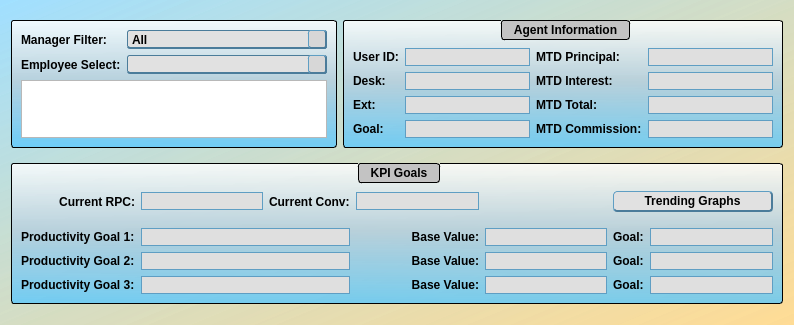
<?xml version="1.0" encoding="UTF-8"?>
<ui version="4.0">
 <class>agentDetailsMain</class>
 <widget class="QDialog" name="agentDetailsMain">
  <property name="geometry">
   <rect>
    <x>0</x>
    <y>0</y>
    <width>786</width>
    <height>325</height>
   </rect>
  </property>
  <property name="windowTitle">
   <string>Agent Details</string>
  </property>
  <property name="windowIcon">
   <iconset>
    <normaloff>J:/COLLECTOR RESOURCES/KPI Tracker/cmredb/Meduit_logo.ico</normaloff>J:/COLLECTOR RESOURCES/KPI Tracker/cmredb/Meduit_logo.ico</iconset>
  </property>
  <property name="styleSheet">
   <string notr="true">QDialog{
	background-color: qlineargradient(spread:pad, x1:1, y1:1, x2:0, y2:0.011, stop:0 rgba(255, 218, 144, 200), stop:1 rgba(129, 213, 255, 126));
}
QWidget{
	font: 11pt &quot;Corbel&quot;;
	font-weight: bold;
}
QGroupBox{
	background-color: qlineargradient(spread:pad, x1:0.5, y1:0, x2:0.5, y2:1, stop:0 rgba(255, 255, 255, 209), stop:0.485876 rgba(181, 207, 220, 239), stop:1 rgba(85, 199, 255, 196));
	border: 1px solid black;
	border-radius: 3px;
	margin-top: 1ex;
	padding-top: 18;
	font: 11pt &quot;Corbel&quot;;
	font-weight: bold;
}
QGroupBox::title{
	background-color: rgb(195, 195, 195);
	border: 1px solid black;
	border-radius: 3px;
	padding: 2 10px;
	subcontrol-origin: margin;
	subcontrol-position: top;
	font: 11pt &quot;Corbel&quot;;
	font-weight: bold;
}
QLineEdit{
	background-color: rgb(223, 223, 223);
	border: 1px solid rgb(95, 158, 195);
	font: 10pt &quot;MS Shell Dlg 2&quot;;
}
QTextEdit{
	font: 12pt &quot;Corbel&quot;;
}
QStatusBar{
	font: 10pt &quot;MS Shell Dlg 2&quot;;
}
QPushButton{
	border-bottom: 2px solid rgb(75, 124, 154);
	border-top: 1px solid rgb(95, 158, 195);
	border-right: 2px solid rgb(75, 124, 154);
	border-left: 1px solid rgb(95, 158, 195);
	border-radius: 4px;
	padding: 2px;
	padding-left: 13px;
	padding-right: 13px;
	background-color: rgb(225, 225, 225);
	font: 11pt &quot;Corbel&quot;;
	font-weight: bold;
}
QPushButton::hover{
	border-bottom: 2px solid rgb(75, 124, 154);
	border-top: 1px solid rgb(95, 158, 195);
	border-right: 2px solid rgb(75, 124, 154);
	border-left: 1px solid rgb(95, 158, 195);
	border-radius: 4px;
	padding: 2px;
	padding-left: 13px;
	padding-right: 13px;
	background-color: rgb(215, 215, 215);
	font: 11pt &quot;Corbel&quot;;
	font-weight: bold;
}
QPushButton::pressed{
	border-bottom: 1px solid rgb(75, 124, 154);
	border-top: 2px solid rgb(95, 158, 195);
	border-right: 1px solid rgb(75, 124, 154);
	border-left: 2px solid rgb(95, 158, 195);
	border-radius: 4px;
	padding: 2px;
	padding-left: 10px;
	padding-right: 10px;
	width: 80px;
	background-color: rgb(225, 225, 225);
	font: 11pt &quot;Corbel&quot;;
	font-weight: bold;
}
QComboBox{
	border-bottom: 2px solid rgb(75, 124, 154);
	border-top: 1px solid rgb(75, 124, 154);
	border-right: 1px solid rgb(75, 124, 154);
	border-left: 1px solid rgb(75, 124, 154);
	border-radius: 3px;
	background-color: rgb(225, 225, 225);
}
QComboBox::drop-down{
	background-color: rgb(215, 215, 215);
	border-bottom: 2px solid rgb(75, 124, 154);
	border-top: 1px solid rgb(95, 158, 195);
	border-right: 2px solid rgb(75, 124, 154);
	border-left: 1px solid rgb(95, 158, 195);
	border-radius: 3px;
	subcontrol-origin: margin;
	width: 16px;
}
QComboBox::drop-down::hover{
	background-color: rgb(205, 205, 205);
	border-bottom: 2px solid rgb(75, 124, 154);
	border-top: 1px solid rgb(95, 158, 195);
	border-right: 2px solid rgb(75, 124, 154);
	border-left: 1px solid rgb(95, 158, 195);
	border-radius: 3px;
	subcontrol-origin: margin;
	width: 16px;
}
QComboBox::drop-down::pressed{
	background-color: rgb(215, 215, 215);
	border-bottom: 1px solid rgb(75, 124, 154);
	border-top: 2px solid rgb(95, 158, 195);
	border-right: 1px solid rgb(75, 124, 154);
	border-left: 2px solid rgb(95, 158, 195);
	border-radius: 3px;
	subcontrol-origin: margin;
	width: 16px;
}
QComboBox::down-arrow{
	image: url(:/meduit/arrow.png);
	width: 14 px;
	height:14 px;
}</string>
  </property>
  <layout class="QGridLayout" name="gridLayout_2">
   <item row="0" column="0">
    <widget class="QGroupBox" name="groupBox_2">
     <property name="sizePolicy">
      <sizepolicy hsizetype="Preferred" vsizetype="Maximum">
       <horstretch>0</horstretch>
       <verstretch>0</verstretch>
      </sizepolicy>
     </property>
     <property name="styleSheet">
      <string notr="true">QGroupBox{
	background-color: qlineargradient(spread:pad, x1:0.5, y1:0, x2:0.5, y2:1, stop:0 rgba(255, 255, 255, 209), stop:0.485876 rgba(181, 207, 220, 239), stop:1 rgba(85, 199, 255, 196));
	border: 1px solid black;
	border-radius: 3px;
	margin-top: 1ex;
	padding-top: 0;
	font: 11pt &quot;Corbel&quot;;
	font-weight: bold;
}
QGroupBox::title{
	background-color: rgb(195, 195, 195);
	border: 1px solid black;
	border-radius: 3px;
	padding: 2 10px;
	subcontrol-origin: margin;
	subcontrol-position: top;
	font: 11pt &quot;Corbel&quot;;
	font-weight: bold;
}</string>
     </property>
     <property name="title">
      <string/>
     </property>
     <layout class="QGridLayout" name="gridLayout_4">
      <item row="2" column="1" colspan="2">
       <widget class="QTextBrowser" name="employeeMisc">
        <property name="sizePolicy">
         <sizepolicy hsizetype="MinimumExpanding" vsizetype="Preferred">
          <horstretch>0</horstretch>
          <verstretch>0</verstretch>
         </sizepolicy>
        </property>
        <property name="maximumSize">
         <size>
          <width>16777215</width>
          <height>58</height>
         </size>
        </property>
        <property name="html">
         <string>&lt;!DOCTYPE HTML PUBLIC &quot;-//W3C//DTD HTML 4.0//EN&quot; &quot;http://www.w3.org/TR/REC-html40/strict.dtd&quot;&gt;
&lt;html&gt;&lt;head&gt;&lt;meta name=&quot;qrichtext&quot; content=&quot;1&quot; /&gt;&lt;style type=&quot;text/css&quot;&gt;
p, li { white-space: pre-wrap; }
&lt;/style&gt;&lt;/head&gt;&lt;body style=&quot; font-family:'Corbel'; font-size:12pt; font-weight:400; font-style:normal;&quot;&gt;
&lt;p style=&quot;-qt-paragraph-type:empty; margin-top:0px; margin-bottom:0px; margin-left:0px; margin-right:0px; -qt-block-indent:0; text-indent:0px;&quot;&gt;&lt;br /&gt;&lt;/p&gt;&lt;/body&gt;&lt;/html&gt;</string>
        </property>
        <property name="openExternalLinks">
         <bool>true</bool>
        </property>
       </widget>
      </item>
      <item row="1" column="1">
       <widget class="QLabel" name="label_20">
        <property name="sizePolicy">
         <sizepolicy hsizetype="Maximum" vsizetype="Preferred">
          <horstretch>0</horstretch>
          <verstretch>0</verstretch>
         </sizepolicy>
        </property>
        <property name="text">
         <string>Employee Select:</string>
        </property>
       </widget>
      </item>
      <item row="1" column="2">
       <widget class="QComboBox" name="employeeSelect">
        <property name="minimumSize">
         <size>
          <width>200</width>
          <height>0</height>
         </size>
        </property>
        <property name="styleSheet">
         <string notr="true">QFrame{
	background-color: qlineargradient(spread:pad, x1:0.5, y1:0, x2:0.5, y2:1, stop:0 rgba(255, 255, 255, 209), stop:0.485876 rgba(181, 207, 220, 239), stop:1 rgba(85, 199, 255, 196));
}</string>
        </property>
       </widget>
      </item>
      <item row="0" column="1">
       <widget class="QLabel" name="label_21">
        <property name="text">
         <string>Manager Filter:</string>
        </property>
       </widget>
      </item>
      <item row="0" column="2">
       <widget class="QComboBox" name="managerCombo">
        <property name="minimumSize">
         <size>
          <width>200</width>
          <height>0</height>
         </size>
        </property>
        <property name="styleSheet">
         <string notr="true">QFrame{
	background-color: qlineargradient(spread:pad, x1:0.5, y1:0, x2:0.5, y2:1, stop:0 rgba(255, 255, 255, 209), stop:0.485876 rgba(181, 207, 220, 239), stop:1 rgba(85, 199, 255, 196));
}</string>
        </property>
        <item>
         <property name="text">
          <string>All</string>
         </property>
        </item>
       </widget>
      </item>
     </layout>
    </widget>
   </item>
   <item row="1" column="0" colspan="2">
    <widget class="QGroupBox" name="groupBox">
     <property name="sizePolicy">
      <sizepolicy hsizetype="Preferred" vsizetype="Maximum">
       <horstretch>0</horstretch>
       <verstretch>0</verstretch>
      </sizepolicy>
     </property>
     <property name="title">
      <string>KPI Goals</string>
     </property>
     <layout class="QGridLayout" name="gridLayout_3">
      <item row="3" column="4">
       <widget class="QLineEdit" name="agentBase1">
        <property name="sizePolicy">
         <sizepolicy hsizetype="Preferred" vsizetype="Fixed">
          <horstretch>0</horstretch>
          <verstretch>0</verstretch>
         </sizepolicy>
        </property>
        <property name="readOnly">
         <bool>true</bool>
        </property>
       </widget>
      </item>
      <item row="4" column="3">
       <widget class="QLabel" name="label_14">
        <property name="sizePolicy">
         <sizepolicy hsizetype="Preferred" vsizetype="Preferred">
          <horstretch>0</horstretch>
          <verstretch>0</verstretch>
         </sizepolicy>
        </property>
        <property name="text">
         <string>Base Value:</string>
        </property>
        <property name="alignment">
         <set>Qt::AlignRight|Qt::AlignTrailing|Qt::AlignVCenter</set>
        </property>
       </widget>
      </item>
      <item row="5" column="3">
       <widget class="QLabel" name="label_16">
        <property name="sizePolicy">
         <sizepolicy hsizetype="Preferred" vsizetype="Preferred">
          <horstretch>0</horstretch>
          <verstretch>0</verstretch>
         </sizepolicy>
        </property>
        <property name="text">
         <string>Base Value:</string>
        </property>
        <property name="alignment">
         <set>Qt::AlignRight|Qt::AlignTrailing|Qt::AlignVCenter</set>
        </property>
       </widget>
      </item>
      <item row="5" column="5">
       <widget class="QLabel" name="label_19">
        <property name="sizePolicy">
         <sizepolicy hsizetype="Maximum" vsizetype="Preferred">
          <horstretch>0</horstretch>
          <verstretch>0</verstretch>
         </sizepolicy>
        </property>
        <property name="text">
         <string>Goal:</string>
        </property>
       </widget>
      </item>
      <item row="0" column="0">
       <widget class="QLabel" name="label_9">
        <property name="sizePolicy">
         <sizepolicy hsizetype="Preferred" vsizetype="Preferred">
          <horstretch>0</horstretch>
          <verstretch>0</verstretch>
         </sizepolicy>
        </property>
        <property name="text">
         <string>Current RPC:</string>
        </property>
        <property name="alignment">
         <set>Qt::AlignRight|Qt::AlignTrailing|Qt::AlignVCenter</set>
        </property>
       </widget>
      </item>
      <item row="3" column="0">
       <widget class="QLabel" name="label_11">
        <property name="sizePolicy">
         <sizepolicy hsizetype="Maximum" vsizetype="Preferred">
          <horstretch>0</horstretch>
          <verstretch>0</verstretch>
         </sizepolicy>
        </property>
        <property name="text">
         <string>Productivity Goal 1:</string>
        </property>
       </widget>
      </item>
      <item row="5" column="1" colspan="2">
       <widget class="QLineEdit" name="agentDesc3">
        <property name="sizePolicy">
         <sizepolicy hsizetype="MinimumExpanding" vsizetype="Fixed">
          <horstretch>0</horstretch>
          <verstretch>0</verstretch>
         </sizepolicy>
        </property>
        <property name="readOnly">
         <bool>true</bool>
        </property>
       </widget>
      </item>
      <item row="3" column="6">
       <widget class="QLineEdit" name="agentGoal1">
        <property name="sizePolicy">
         <sizepolicy hsizetype="Preferred" vsizetype="Fixed">
          <horstretch>0</horstretch>
          <verstretch>0</verstretch>
         </sizepolicy>
        </property>
        <property name="readOnly">
         <bool>true</bool>
        </property>
       </widget>
      </item>
      <item row="3" column="3">
       <widget class="QLabel" name="label_15">
        <property name="sizePolicy">
         <sizepolicy hsizetype="Preferred" vsizetype="Preferred">
          <horstretch>0</horstretch>
          <verstretch>0</verstretch>
         </sizepolicy>
        </property>
        <property name="text">
         <string>Base Value:</string>
        </property>
        <property name="alignment">
         <set>Qt::AlignRight|Qt::AlignTrailing|Qt::AlignVCenter</set>
        </property>
       </widget>
      </item>
      <item row="5" column="6">
       <widget class="QLineEdit" name="agentGoal3">
        <property name="sizePolicy">
         <sizepolicy hsizetype="Preferred" vsizetype="Fixed">
          <horstretch>0</horstretch>
          <verstretch>0</verstretch>
         </sizepolicy>
        </property>
        <property name="readOnly">
         <bool>true</bool>
        </property>
       </widget>
      </item>
      <item row="3" column="5">
       <widget class="QLabel" name="label_17">
        <property name="sizePolicy">
         <sizepolicy hsizetype="Maximum" vsizetype="Preferred">
          <horstretch>0</horstretch>
          <verstretch>0</verstretch>
         </sizepolicy>
        </property>
        <property name="text">
         <string>Goal:</string>
        </property>
       </widget>
      </item>
      <item row="4" column="6">
       <widget class="QLineEdit" name="agentGoal2">
        <property name="sizePolicy">
         <sizepolicy hsizetype="Preferred" vsizetype="Fixed">
          <horstretch>0</horstretch>
          <verstretch>0</verstretch>
         </sizepolicy>
        </property>
        <property name="readOnly">
         <bool>true</bool>
        </property>
       </widget>
      </item>
      <item row="5" column="4">
       <widget class="QLineEdit" name="agentBase3">
        <property name="sizePolicy">
         <sizepolicy hsizetype="Preferred" vsizetype="Fixed">
          <horstretch>0</horstretch>
          <verstretch>0</verstretch>
         </sizepolicy>
        </property>
        <property name="readOnly">
         <bool>true</bool>
        </property>
       </widget>
      </item>
      <item row="0" column="3">
       <widget class="QLineEdit" name="agentConv">
        <property name="sizePolicy">
         <sizepolicy hsizetype="Preferred" vsizetype="Fixed">
          <horstretch>0</horstretch>
          <verstretch>0</verstretch>
         </sizepolicy>
        </property>
        <property name="readOnly">
         <bool>true</bool>
        </property>
       </widget>
      </item>
      <item row="0" column="2">
       <widget class="QLabel" name="label_10">
        <property name="sizePolicy">
         <sizepolicy hsizetype="Maximum" vsizetype="Preferred">
          <horstretch>0</horstretch>
          <verstretch>0</verstretch>
         </sizepolicy>
        </property>
        <property name="text">
         <string>Current Conv:</string>
        </property>
       </widget>
      </item>
      <item row="4" column="5">
       <widget class="QLabel" name="label_18">
        <property name="sizePolicy">
         <sizepolicy hsizetype="Maximum" vsizetype="Preferred">
          <horstretch>0</horstretch>
          <verstretch>0</verstretch>
         </sizepolicy>
        </property>
        <property name="text">
         <string>Goal:</string>
        </property>
       </widget>
      </item>
      <item row="3" column="1" colspan="2">
       <widget class="QLineEdit" name="agentDesc1">
        <property name="sizePolicy">
         <sizepolicy hsizetype="MinimumExpanding" vsizetype="Fixed">
          <horstretch>0</horstretch>
          <verstretch>0</verstretch>
         </sizepolicy>
        </property>
        <property name="readOnly">
         <bool>true</bool>
        </property>
       </widget>
      </item>
      <item row="5" column="0">
       <widget class="QLabel" name="label_13">
        <property name="sizePolicy">
         <sizepolicy hsizetype="Maximum" vsizetype="Preferred">
          <horstretch>0</horstretch>
          <verstretch>0</verstretch>
         </sizepolicy>
        </property>
        <property name="text">
         <string>Productivity Goal 3:</string>
        </property>
       </widget>
      </item>
      <item row="4" column="1" colspan="2">
       <widget class="QLineEdit" name="agentDesc2">
        <property name="sizePolicy">
         <sizepolicy hsizetype="MinimumExpanding" vsizetype="Fixed">
          <horstretch>0</horstretch>
          <verstretch>0</verstretch>
         </sizepolicy>
        </property>
        <property name="readOnly">
         <bool>true</bool>
        </property>
       </widget>
      </item>
      <item row="4" column="0">
       <widget class="QLabel" name="label_12">
        <property name="sizePolicy">
         <sizepolicy hsizetype="Maximum" vsizetype="Preferred">
          <horstretch>0</horstretch>
          <verstretch>0</verstretch>
         </sizepolicy>
        </property>
        <property name="text">
         <string>Productivity Goal 2:</string>
        </property>
       </widget>
      </item>
      <item row="4" column="4">
       <widget class="QLineEdit" name="agentBase2">
        <property name="sizePolicy">
         <sizepolicy hsizetype="Preferred" vsizetype="Fixed">
          <horstretch>0</horstretch>
          <verstretch>0</verstretch>
         </sizepolicy>
        </property>
        <property name="readOnly">
         <bool>true</bool>
        </property>
       </widget>
      </item>
      <item row="0" column="1">
       <widget class="QLineEdit" name="agentRPC">
        <property name="sizePolicy">
         <sizepolicy hsizetype="Preferred" vsizetype="Fixed">
          <horstretch>0</horstretch>
          <verstretch>0</verstretch>
         </sizepolicy>
        </property>
        <property name="readOnly">
         <bool>true</bool>
        </property>
       </widget>
      </item>
      <item row="1" column="0" rowspan="2" colspan="7">
       <spacer name="verticalSpacer">
        <property name="orientation">
         <enum>Qt::Vertical</enum>
        </property>
        <property name="sizeType">
         <enum>QSizePolicy::Fixed</enum>
        </property>
        <property name="sizeHint" stdset="0">
         <size>
          <width>0</width>
          <height>10</height>
         </size>
        </property>
       </spacer>
      </item>
      <item row="0" column="5" colspan="2">
       <widget class="QPushButton" name="employeeGraphs">
        <property name="text">
         <string>Trending Graphs</string>
        </property>
       </widget>
      </item>
     </layout>
    </widget>
   </item>
   <item row="0" column="1">
    <widget class="QGroupBox" name="agentDetails">
     <property name="sizePolicy">
      <sizepolicy hsizetype="Preferred" vsizetype="Maximum">
       <horstretch>0</horstretch>
       <verstretch>0</verstretch>
      </sizepolicy>
     </property>
     <property name="title">
      <string>Agent Information</string>
     </property>
     <layout class="QGridLayout" name="gridLayout">
      <item row="2" column="1">
       <widget class="QLineEdit" name="agentDesk">
        <property name="sizePolicy">
         <sizepolicy hsizetype="MinimumExpanding" vsizetype="Fixed">
          <horstretch>0</horstretch>
          <verstretch>0</verstretch>
         </sizepolicy>
        </property>
        <property name="readOnly">
         <bool>true</bool>
        </property>
       </widget>
      </item>
      <item row="4" column="2">
       <widget class="QLabel" name="label_7">
        <property name="sizePolicy">
         <sizepolicy hsizetype="Maximum" vsizetype="Preferred">
          <horstretch>0</horstretch>
          <verstretch>0</verstretch>
         </sizepolicy>
        </property>
        <property name="text">
         <string>MTD Commission:</string>
        </property>
       </widget>
      </item>
      <item row="3" column="2">
       <widget class="QLabel" name="label_6">
        <property name="sizePolicy">
         <sizepolicy hsizetype="Maximum" vsizetype="Preferred">
          <horstretch>0</horstretch>
          <verstretch>0</verstretch>
         </sizepolicy>
        </property>
        <property name="text">
         <string>MTD Total:</string>
        </property>
       </widget>
      </item>
      <item row="0" column="0">
       <widget class="QLabel" name="label">
        <property name="sizePolicy">
         <sizepolicy hsizetype="Maximum" vsizetype="Preferred">
          <horstretch>0</horstretch>
          <verstretch>0</verstretch>
         </sizepolicy>
        </property>
        <property name="text">
         <string>User ID:</string>
        </property>
       </widget>
      </item>
      <item row="3" column="1">
       <widget class="QLineEdit" name="agentExt">
        <property name="sizePolicy">
         <sizepolicy hsizetype="MinimumExpanding" vsizetype="Fixed">
          <horstretch>0</horstretch>
          <verstretch>0</verstretch>
         </sizepolicy>
        </property>
        <property name="readOnly">
         <bool>true</bool>
        </property>
       </widget>
      </item>
      <item row="3" column="0">
       <widget class="QLabel" name="label_8">
        <property name="sizePolicy">
         <sizepolicy hsizetype="Maximum" vsizetype="Preferred">
          <horstretch>0</horstretch>
          <verstretch>0</verstretch>
         </sizepolicy>
        </property>
        <property name="text">
         <string>Ext:</string>
        </property>
       </widget>
      </item>
      <item row="0" column="1">
       <widget class="QLineEdit" name="agentName">
        <property name="sizePolicy">
         <sizepolicy hsizetype="MinimumExpanding" vsizetype="Fixed">
          <horstretch>0</horstretch>
          <verstretch>0</verstretch>
         </sizepolicy>
        </property>
        <property name="readOnly">
         <bool>true</bool>
        </property>
       </widget>
      </item>
      <item row="3" column="4">
       <widget class="QLineEdit" name="agentTotal">
        <property name="sizePolicy">
         <sizepolicy hsizetype="MinimumExpanding" vsizetype="Fixed">
          <horstretch>0</horstretch>
          <verstretch>0</verstretch>
         </sizepolicy>
        </property>
        <property name="readOnly">
         <bool>true</bool>
        </property>
       </widget>
      </item>
      <item row="0" column="4">
       <widget class="QLineEdit" name="agentPrinc">
        <property name="sizePolicy">
         <sizepolicy hsizetype="MinimumExpanding" vsizetype="Fixed">
          <horstretch>0</horstretch>
          <verstretch>0</verstretch>
         </sizepolicy>
        </property>
        <property name="readOnly">
         <bool>true</bool>
        </property>
       </widget>
      </item>
      <item row="2" column="4">
       <widget class="QLineEdit" name="agentInt">
        <property name="sizePolicy">
         <sizepolicy hsizetype="MinimumExpanding" vsizetype="Fixed">
          <horstretch>0</horstretch>
          <verstretch>0</verstretch>
         </sizepolicy>
        </property>
        <property name="readOnly">
         <bool>true</bool>
        </property>
       </widget>
      </item>
      <item row="0" column="2">
       <widget class="QLabel" name="label_4">
        <property name="sizePolicy">
         <sizepolicy hsizetype="Maximum" vsizetype="Preferred">
          <horstretch>0</horstretch>
          <verstretch>0</verstretch>
         </sizepolicy>
        </property>
        <property name="text">
         <string>MTD Principal:</string>
        </property>
       </widget>
      </item>
      <item row="2" column="2">
       <widget class="QLabel" name="label_5">
        <property name="sizePolicy">
         <sizepolicy hsizetype="Maximum" vsizetype="Preferred">
          <horstretch>0</horstretch>
          <verstretch>0</verstretch>
         </sizepolicy>
        </property>
        <property name="text">
         <string>MTD Interest:</string>
        </property>
       </widget>
      </item>
      <item row="2" column="0">
       <widget class="QLabel" name="label_2">
        <property name="sizePolicy">
         <sizepolicy hsizetype="Maximum" vsizetype="Preferred">
          <horstretch>0</horstretch>
          <verstretch>0</verstretch>
         </sizepolicy>
        </property>
        <property name="text">
         <string>Desk:</string>
        </property>
       </widget>
      </item>
      <item row="4" column="0">
       <widget class="QLabel" name="label_3">
        <property name="sizePolicy">
         <sizepolicy hsizetype="Maximum" vsizetype="Preferred">
          <horstretch>0</horstretch>
          <verstretch>0</verstretch>
         </sizepolicy>
        </property>
        <property name="text">
         <string>Goal:</string>
        </property>
       </widget>
      </item>
      <item row="4" column="4">
       <widget class="QLineEdit" name="agentComm">
        <property name="sizePolicy">
         <sizepolicy hsizetype="MinimumExpanding" vsizetype="Fixed">
          <horstretch>0</horstretch>
          <verstretch>0</verstretch>
         </sizepolicy>
        </property>
        <property name="readOnly">
         <bool>true</bool>
        </property>
       </widget>
      </item>
      <item row="4" column="1">
       <widget class="QLineEdit" name="agentGoal">
        <property name="sizePolicy">
         <sizepolicy hsizetype="MinimumExpanding" vsizetype="Fixed">
          <horstretch>0</horstretch>
          <verstretch>0</verstretch>
         </sizepolicy>
        </property>
        <property name="readOnly">
         <bool>true</bool>
        </property>
       </widget>
      </item>
     </layout>
    </widget>
   </item>
  </layout>
 </widget>
 <tabstops>
  <tabstop>managerCombo</tabstop>
  <tabstop>employeeSelect</tabstop>
  <tabstop>employeeGraphs</tabstop>
  <tabstop>employeeMisc</tabstop>
  <tabstop>agentName</tabstop>
  <tabstop>agentPrinc</tabstop>
  <tabstop>agentDesk</tabstop>
  <tabstop>agentInt</tabstop>
  <tabstop>agentExt</tabstop>
  <tabstop>agentTotal</tabstop>
  <tabstop>agentGoal</tabstop>
  <tabstop>agentComm</tabstop>
  <tabstop>agentRPC</tabstop>
  <tabstop>agentConv</tabstop>
  <tabstop>agentDesc1</tabstop>
  <tabstop>agentBase1</tabstop>
  <tabstop>agentGoal1</tabstop>
  <tabstop>agentDesc2</tabstop>
  <tabstop>agentBase2</tabstop>
  <tabstop>agentGoal2</tabstop>
  <tabstop>agentDesc3</tabstop>
  <tabstop>agentBase3</tabstop>
  <tabstop>agentGoal3</tabstop>
 </tabstops>
 <resources>
  <include location="main_images.qrc"/>
 </resources>
 <connections/>
</ui>
